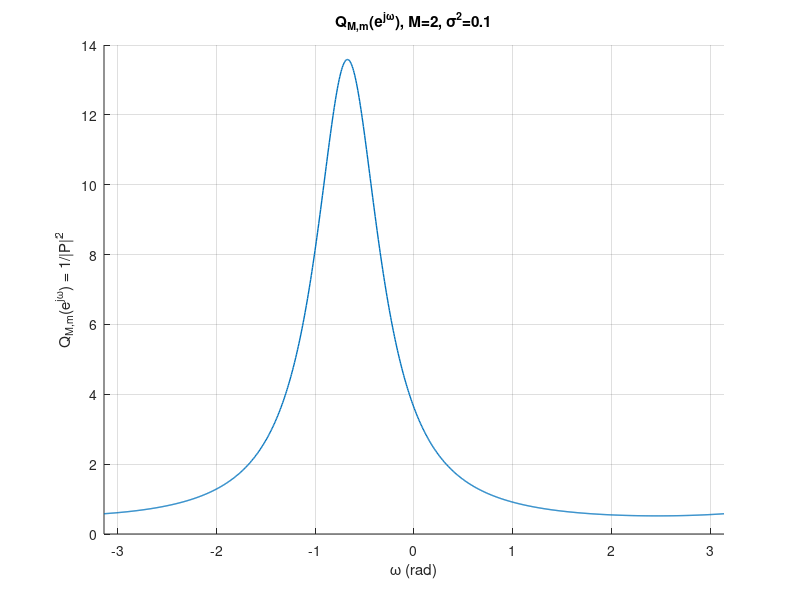
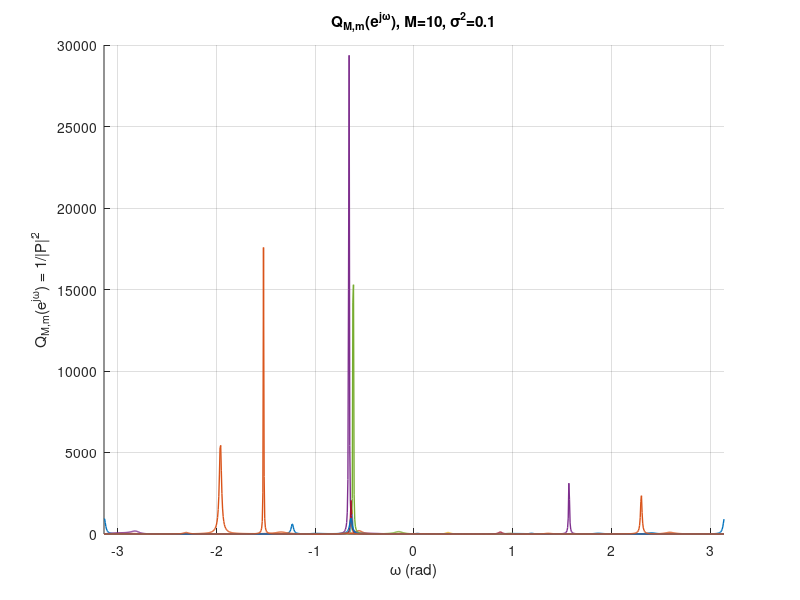
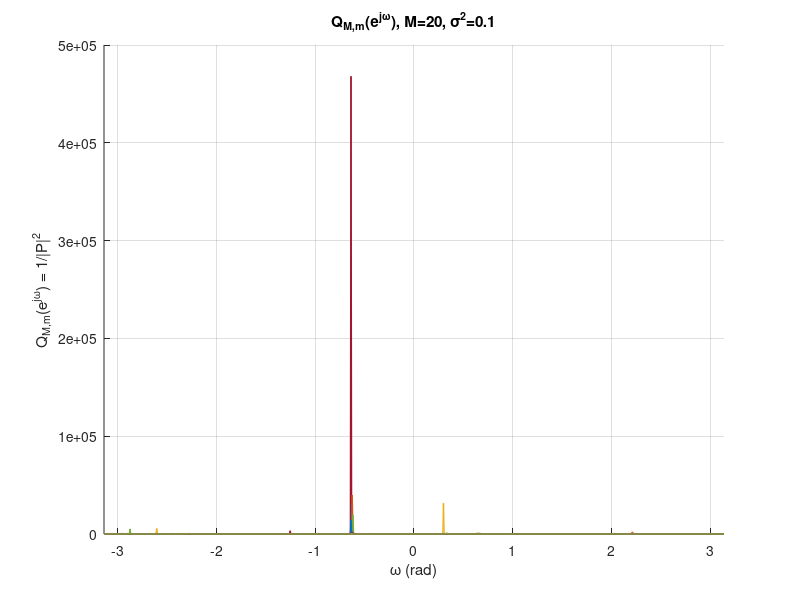
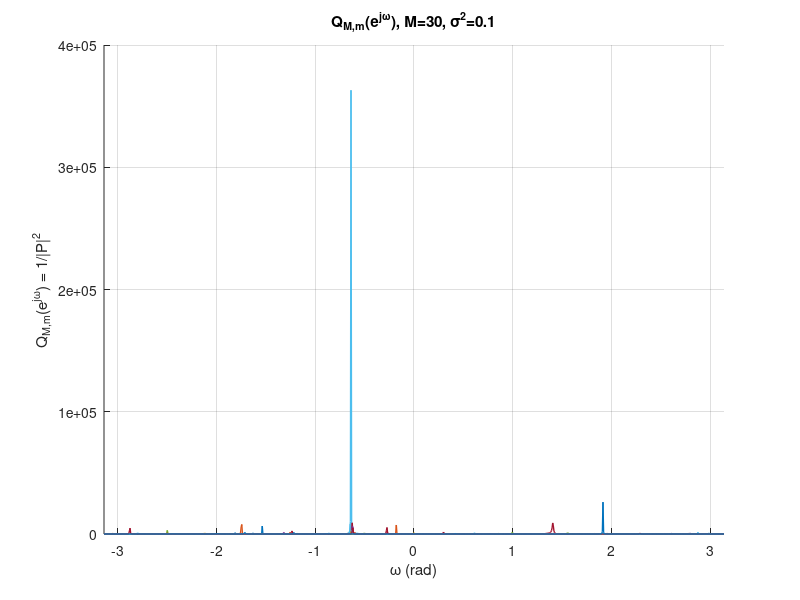

MATLAB code for these plots, in order:
clear; clc;

% Fixed parameters
N            = 100;         % number of realizations
Mfull        = 50;          % full process length
A            = 3/sqrt(2);   % signal amplitude
omega0       = pi/5;        % signal frequency
Ms           = [2, 10, 20, 30, 40, 50];
omega        = linspace(-pi, pi, 1000);   % frequency grid
sigma2_list  = [0.1, 1.0];   

% Pre‑generate random phases
phi = 2*pi*rand(1,N) - pi;

for sIdx = 1:length(sigma2_list)
    sigma2 = sigma2_list(sIdx);
    
    %  Generate N realizations under this noise level 
    X = zeros(N, Mfull);
    for k = 1:N
        signal = A * exp(1j*(omega0 * (0:Mfull-1) + phi(k)));
        noise  = sqrt(sigma2/2)*(randn(1,Mfull) + 1j*randn(1,Mfull));
        X(k,:) = signal + noise;
    end
    
    %  Estimate full autocorrelation matrix 
    X0       = X - mean(X,1);
    Rxx_full = (X0' * conj(X0)) / N;
    
    %  Loop over each M and plot Q
    for ii = 1:length(Ms)
        M   = Ms(ii);
        Rxx = Rxx_full(1:M,1:M);
        
        % eigendecompose & sort
        [V,D]   = eig(Rxx);
        [~,ord]= sort(real(diag(D)),'descend');
        V       = V(:,ord);
        
        figure; hold on;
        for m = 2:M
            nm = V(:,m);   
            
            % steering matrix
            E = exp(-1j*(0:M-1)' * omega);
            
            Pm= E' * nm;              
            Qm= 1 ./ abs(Pm).^2;      
            
            plot(omega, Qm, 'LineWidth',1);
        end
        hold off;
        grid on;
        xlim([-pi pi]);
        xlabel('\omega (rad)');
        ylabel('Q_{M,m}(e^{j\omega}) = 1/|P|^2');
        title(sprintf('Q_{M,m}(e^{j\\omega}), M=%d, \\sigma^2=%.1f', M, sigma2));
    end
end
